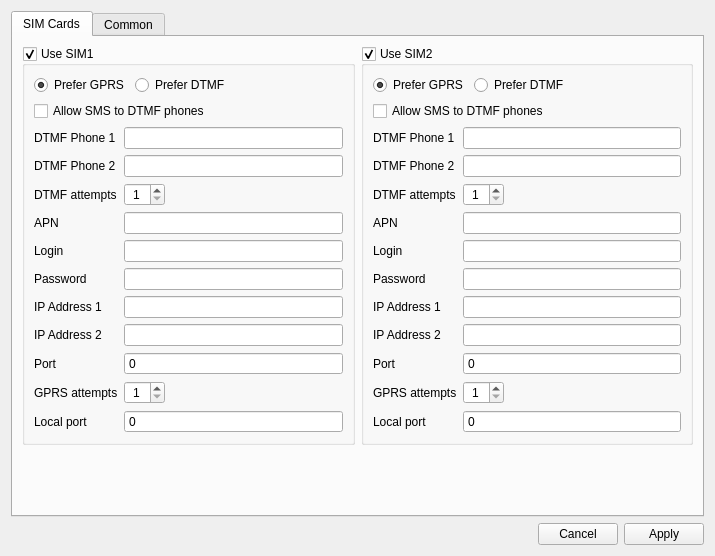
<?xml version="1.0" encoding="UTF-8"?>
<ui version="4.0">
 <class>CommonSettingsManager</class>
 <widget class="QWidget" name="CommonSettingsManager">
  <property name="geometry">
   <rect>
    <x>0</x>
    <y>0</y>
    <width>715</width>
    <height>556</height>
   </rect>
  </property>
  <property name="windowTitle">
   <string>Form</string>
  </property>
  <layout class="QGridLayout" name="gridLayout_2">
   <item row="1" column="0">
    <widget class="QDialogButtonBox" name="buttonBox">
     <property name="standardButtons">
      <set>QDialogButtonBox::Apply|QDialogButtonBox::Cancel</set>
     </property>
    </widget>
   </item>
   <item row="0" column="0">
    <widget class="QTabWidget" name="tabWidget_2">
     <property name="currentIndex">
      <number>0</number>
     </property>
     <widget class="QWidget" name="subtab1_sim1">
      <attribute name="title">
       <string>SIM Cards</string>
      </attribute>
      <layout class="QGridLayout" name="gridLayout_5">
       <item row="0" column="1">
        <widget class="QGroupBox" name="groupBox_sim2">
         <property name="sizePolicy">
          <sizepolicy hsizetype="Preferred" vsizetype="Preferred">
           <horstretch>0</horstretch>
           <verstretch>0</verstretch>
          </sizepolicy>
         </property>
         <property name="title">
          <string>Use SIM2</string>
         </property>
         <property name="checkable">
          <bool>true</bool>
         </property>
         <layout class="QGridLayout" name="gridLayout_7">
          <property name="sizeConstraint">
           <enum>QLayout::SetDefaultConstraint</enum>
          </property>
          <item row="0" column="0">
           <layout class="QHBoxLayout" name="horizontalLayout_6">
            <item>
             <widget class="QRadioButton" name="rdbtn_sim2_prefer_GPRS">
              <property name="text">
               <string>Prefer GPRS</string>
              </property>
              <property name="checked">
               <bool>true</bool>
              </property>
             </widget>
            </item>
            <item>
             <widget class="QRadioButton" name="rdbtn_sim2_prefer_DTMF">
              <property name="text">
               <string>Prefer DTMF</string>
              </property>
             </widget>
            </item>
           </layout>
          </item>
          <item row="2" column="0" colspan="2">
           <layout class="QFormLayout" name="formLayout_2">
            <property name="fieldGrowthPolicy">
             <enum>QFormLayout::AllNonFixedFieldsGrow</enum>
            </property>
            <item row="0" column="0">
             <widget class="QLabel" name="label_10">
              <property name="minimumSize">
               <size>
                <width>75</width>
                <height>0</height>
               </size>
              </property>
              <property name="text">
               <string>DTMF Phone 1</string>
              </property>
             </widget>
            </item>
            <item row="0" column="1">
             <layout class="QHBoxLayout" name="horizontalLayout_14">
              <item>
               <widget class="QLineEdit" name="le_dtmf_phone1_2">
                <property name="text">
                 <string/>
                </property>
               </widget>
              </item>
             </layout>
            </item>
            <item row="1" column="0">
             <widget class="QLabel" name="label_9">
              <property name="minimumSize">
               <size>
                <width>75</width>
                <height>0</height>
               </size>
              </property>
              <property name="text">
               <string>DTMF Phone 2</string>
              </property>
             </widget>
            </item>
            <item row="1" column="1">
             <layout class="QHBoxLayout" name="horizontalLayout_15">
              <item>
               <widget class="QLineEdit" name="le_dtmf_phone2_2">
                <property name="text">
                 <string/>
                </property>
               </widget>
              </item>
             </layout>
            </item>
            <item row="2" column="0">
             <widget class="QLabel" name="label_8">
              <property name="minimumSize">
               <size>
                <width>75</width>
                <height>0</height>
               </size>
              </property>
              <property name="text">
               <string>DTMF attempts</string>
              </property>
             </widget>
            </item>
            <item row="2" column="1">
             <layout class="QHBoxLayout" name="horizontalLayout_16">
              <item>
               <widget class="QSpinBox" name="spinBox_dtmf_attempts_2">
                <property name="alignment">
                 <set>Qt::AlignCenter</set>
                </property>
                <property name="buttonSymbols">
                 <enum>QAbstractSpinBox::UpDownArrows</enum>
                </property>
                <property name="minimum">
                 <number>1</number>
                </property>
               </widget>
              </item>
              <item>
               <spacer name="horizontalSpacer_6">
                <property name="orientation">
                 <enum>Qt::Horizontal</enum>
                </property>
                <property name="sizeHint" stdset="0">
                 <size>
                  <width>40</width>
                  <height>20</height>
                 </size>
                </property>
               </spacer>
              </item>
             </layout>
            </item>
            <item row="6" column="0">
             <widget class="QLabel" name="label_11">
              <property name="minimumSize">
               <size>
                <width>75</width>
                <height>0</height>
               </size>
              </property>
              <property name="text">
               <string>IP Address 1</string>
              </property>
             </widget>
            </item>
            <item row="6" column="1">
             <layout class="QHBoxLayout" name="horizontalLayout_17">
              <item>
               <widget class="QLineEdit" name="le_ip1_2"/>
              </item>
             </layout>
            </item>
            <item row="7" column="0">
             <widget class="QLabel" name="label_12">
              <property name="minimumSize">
               <size>
                <width>75</width>
                <height>0</height>
               </size>
              </property>
              <property name="text">
               <string>IP Address 2</string>
              </property>
             </widget>
            </item>
            <item row="7" column="1">
             <layout class="QHBoxLayout" name="horizontalLayout_18">
              <item>
               <widget class="QLineEdit" name="le_ip2_2"/>
              </item>
             </layout>
            </item>
            <item row="9" column="0">
             <widget class="QLabel" name="label_13">
              <property name="minimumSize">
               <size>
                <width>75</width>
                <height>0</height>
               </size>
              </property>
              <property name="text">
               <string>GPRS attempts</string>
              </property>
             </widget>
            </item>
            <item row="9" column="1">
             <layout class="QHBoxLayout" name="horizontalLayout_19">
              <item>
               <widget class="QSpinBox" name="spinBox_gprs_attempts_2">
                <property name="alignment">
                 <set>Qt::AlignCenter</set>
                </property>
                <property name="buttonSymbols">
                 <enum>QAbstractSpinBox::UpDownArrows</enum>
                </property>
                <property name="minimum">
                 <number>1</number>
                </property>
               </widget>
              </item>
              <item>
               <spacer name="horizontalSpacer_7">
                <property name="orientation">
                 <enum>Qt::Horizontal</enum>
                </property>
                <property name="sizeHint" stdset="0">
                 <size>
                  <width>40</width>
                  <height>20</height>
                 </size>
                </property>
               </spacer>
              </item>
             </layout>
            </item>
            <item row="3" column="1">
             <layout class="QHBoxLayout" name="horizontalLayout_23">
              <item>
               <widget class="QLineEdit" name="le_apn_2"/>
              </item>
             </layout>
            </item>
            <item row="8" column="1">
             <layout class="QHBoxLayout" name="horizontalLayout_24">
              <item>
               <widget class="QSpinBox" name="spinBox_port_sim2">
                <property name="buttonSymbols">
                 <enum>QAbstractSpinBox::NoButtons</enum>
                </property>
                <property name="accelerated">
                 <bool>true</bool>
                </property>
                <property name="maximum">
                 <number>65535</number>
                </property>
               </widget>
              </item>
             </layout>
            </item>
            <item row="8" column="0">
             <widget class="QLabel" name="label_16">
              <property name="minimumSize">
               <size>
                <width>75</width>
                <height>0</height>
               </size>
              </property>
              <property name="text">
               <string>Port</string>
              </property>
             </widget>
            </item>
            <item row="3" column="0">
             <widget class="QLabel" name="label_17">
              <property name="minimumSize">
               <size>
                <width>75</width>
                <height>0</height>
               </size>
              </property>
              <property name="text">
               <string>APN</string>
              </property>
             </widget>
            </item>
            <item row="4" column="1">
             <layout class="QHBoxLayout" name="horizontalLayout_28">
              <item>
               <widget class="QLineEdit" name="le_login_sim2"/>
              </item>
             </layout>
            </item>
            <item row="5" column="1">
             <layout class="QHBoxLayout" name="horizontalLayout_29">
              <item>
               <widget class="QLineEdit" name="le_password_sim2"/>
              </item>
             </layout>
            </item>
            <item row="4" column="0">
             <widget class="QLabel" name="label_21">
              <property name="minimumSize">
               <size>
                <width>75</width>
                <height>0</height>
               </size>
              </property>
              <property name="text">
               <string>Login</string>
              </property>
             </widget>
            </item>
            <item row="5" column="0">
             <widget class="QLabel" name="label_22">
              <property name="minimumSize">
               <size>
                <width>75</width>
                <height>0</height>
               </size>
              </property>
              <property name="text">
               <string>Password</string>
              </property>
             </widget>
            </item>
            <item row="10" column="0">
             <widget class="QLabel" name="label_25">
              <property name="minimumSize">
               <size>
                <width>75</width>
                <height>0</height>
               </size>
              </property>
              <property name="text">
               <string>Local port</string>
              </property>
             </widget>
            </item>
            <item row="10" column="1">
             <layout class="QHBoxLayout" name="horizontalLayout_31">
              <item>
               <widget class="QSpinBox" name="spinBox_localport_sim2">
                <property name="buttonSymbols">
                 <enum>QAbstractSpinBox::NoButtons</enum>
                </property>
                <property name="accelerated">
                 <bool>true</bool>
                </property>
                <property name="maximum">
                 <number>65535</number>
                </property>
               </widget>
              </item>
             </layout>
            </item>
           </layout>
          </item>
          <item row="1" column="0">
           <widget class="QCheckBox" name="chbx_sim2_allow_SMS">
            <property name="text">
             <string>Allow SMS to DTMF phones</string>
            </property>
           </widget>
          </item>
          <item row="0" column="1">
           <spacer name="horizontalSpacer_9">
            <property name="orientation">
             <enum>Qt::Horizontal</enum>
            </property>
            <property name="sizeHint" stdset="0">
             <size>
              <width>0</width>
              <height>0</height>
             </size>
            </property>
           </spacer>
          </item>
         </layout>
        </widget>
       </item>
       <item row="0" column="0">
        <widget class="QGroupBox" name="groupBox_sim1">
         <property name="title">
          <string>Use SIM1</string>
         </property>
         <property name="checkable">
          <bool>true</bool>
         </property>
         <layout class="QGridLayout" name="gridLayout_9">
          <property name="sizeConstraint">
           <enum>QLayout::SetDefaultConstraint</enum>
          </property>
          <item row="0" column="0">
           <layout class="QHBoxLayout" name="horizontalLayout_5">
            <item>
             <widget class="QRadioButton" name="rdbtn_sim1_prefer_GPRS">
              <property name="text">
               <string>Prefer GPRS</string>
              </property>
              <property name="checked">
               <bool>true</bool>
              </property>
             </widget>
            </item>
            <item>
             <widget class="QRadioButton" name="rdbtn_sim1_prefer_DTMF">
              <property name="text">
               <string>Prefer DTMF</string>
              </property>
             </widget>
            </item>
           </layout>
          </item>
          <item row="0" column="1">
           <spacer name="horizontalSpacer_8">
            <property name="orientation">
             <enum>Qt::Horizontal</enum>
            </property>
            <property name="sizeHint" stdset="0">
             <size>
              <width>0</width>
              <height>0</height>
             </size>
            </property>
           </spacer>
          </item>
          <item row="2" column="0" colspan="2">
           <layout class="QFormLayout" name="formLayout">
            <property name="sizeConstraint">
             <enum>QLayout::SetDefaultConstraint</enum>
            </property>
            <property name="fieldGrowthPolicy">
             <enum>QFormLayout::AllNonFixedFieldsGrow</enum>
            </property>
            <item row="0" column="0">
             <widget class="QLabel" name="label_2">
              <property name="minimumSize">
               <size>
                <width>75</width>
                <height>0</height>
               </size>
              </property>
              <property name="text">
               <string>DTMF Phone 1</string>
              </property>
             </widget>
            </item>
            <item row="0" column="1">
             <layout class="QHBoxLayout" name="horizontalLayout_8">
              <item>
               <widget class="QLineEdit" name="le_dtmf_phone1">
                <property name="text">
                 <string/>
                </property>
               </widget>
              </item>
             </layout>
            </item>
            <item row="1" column="0">
             <widget class="QLabel" name="label_3">
              <property name="minimumSize">
               <size>
                <width>75</width>
                <height>0</height>
               </size>
              </property>
              <property name="text">
               <string>DTMF Phone 2</string>
              </property>
             </widget>
            </item>
            <item row="1" column="1">
             <layout class="QHBoxLayout" name="horizontalLayout_9">
              <item>
               <widget class="QLineEdit" name="le_dtmf_phone2">
                <property name="text">
                 <string/>
                </property>
               </widget>
              </item>
             </layout>
            </item>
            <item row="2" column="0">
             <widget class="QLabel" name="label_7">
              <property name="minimumSize">
               <size>
                <width>75</width>
                <height>0</height>
               </size>
              </property>
              <property name="text">
               <string>DTMF attempts</string>
              </property>
             </widget>
            </item>
            <item row="2" column="1">
             <layout class="QHBoxLayout" name="horizontalLayout_10">
              <item>
               <widget class="QSpinBox" name="spinBox_dtmf_attempts">
                <property name="alignment">
                 <set>Qt::AlignCenter</set>
                </property>
                <property name="buttonSymbols">
                 <enum>QAbstractSpinBox::UpDownArrows</enum>
                </property>
                <property name="minimum">
                 <number>1</number>
                </property>
               </widget>
              </item>
              <item>
               <spacer name="horizontalSpacer_4">
                <property name="orientation">
                 <enum>Qt::Horizontal</enum>
                </property>
                <property name="sizeHint" stdset="0">
                 <size>
                  <width>40</width>
                  <height>20</height>
                 </size>
                </property>
               </spacer>
              </item>
             </layout>
            </item>
            <item row="3" column="0">
             <widget class="QLabel" name="label_14">
              <property name="minimumSize">
               <size>
                <width>75</width>
                <height>0</height>
               </size>
              </property>
              <property name="text">
               <string>APN</string>
              </property>
             </widget>
            </item>
            <item row="3" column="1">
             <layout class="QHBoxLayout" name="horizontalLayout_20">
              <item>
               <widget class="QLineEdit" name="le_apn_1"/>
              </item>
             </layout>
            </item>
            <item row="4" column="0">
             <widget class="QLabel" name="label_19">
              <property name="minimumSize">
               <size>
                <width>75</width>
                <height>0</height>
               </size>
              </property>
              <property name="text">
               <string>Login</string>
              </property>
             </widget>
            </item>
            <item row="4" column="1">
             <layout class="QHBoxLayout" name="horizontalLayout_26">
              <item>
               <widget class="QLineEdit" name="le_login_sim1"/>
              </item>
             </layout>
            </item>
            <item row="5" column="0">
             <widget class="QLabel" name="label_20">
              <property name="minimumSize">
               <size>
                <width>75</width>
                <height>0</height>
               </size>
              </property>
              <property name="text">
               <string>Password</string>
              </property>
             </widget>
            </item>
            <item row="5" column="1">
             <layout class="QHBoxLayout" name="horizontalLayout_27">
              <item>
               <widget class="QLineEdit" name="le_password_sim1"/>
              </item>
             </layout>
            </item>
            <item row="6" column="0">
             <widget class="QLabel" name="label_4">
              <property name="minimumSize">
               <size>
                <width>75</width>
                <height>0</height>
               </size>
              </property>
              <property name="text">
               <string>IP Address 1</string>
              </property>
             </widget>
            </item>
            <item row="6" column="1">
             <layout class="QHBoxLayout" name="horizontalLayout_11">
              <item>
               <widget class="QLineEdit" name="le_ip1"/>
              </item>
             </layout>
            </item>
            <item row="7" column="0">
             <widget class="QLabel" name="label_5">
              <property name="minimumSize">
               <size>
                <width>75</width>
                <height>0</height>
               </size>
              </property>
              <property name="text">
               <string>IP Address 2</string>
              </property>
             </widget>
            </item>
            <item row="7" column="1">
             <layout class="QHBoxLayout" name="horizontalLayout_12">
              <item>
               <widget class="QLineEdit" name="le_ip2"/>
              </item>
             </layout>
            </item>
            <item row="8" column="0">
             <widget class="QLabel" name="label_15">
              <property name="minimumSize">
               <size>
                <width>75</width>
                <height>0</height>
               </size>
              </property>
              <property name="text">
               <string>Port</string>
              </property>
             </widget>
            </item>
            <item row="8" column="1">
             <layout class="QHBoxLayout" name="horizontalLayout_21">
              <item>
               <widget class="QSpinBox" name="spinBox_port_sim1">
                <property name="buttonSymbols">
                 <enum>QAbstractSpinBox::NoButtons</enum>
                </property>
                <property name="accelerated">
                 <bool>true</bool>
                </property>
                <property name="maximum">
                 <number>65535</number>
                </property>
               </widget>
              </item>
             </layout>
            </item>
            <item row="9" column="0">
             <widget class="QLabel" name="label_6">
              <property name="minimumSize">
               <size>
                <width>75</width>
                <height>0</height>
               </size>
              </property>
              <property name="text">
               <string>GPRS attempts</string>
              </property>
             </widget>
            </item>
            <item row="9" column="1">
             <layout class="QHBoxLayout" name="horizontalLayout_13">
              <item>
               <widget class="QSpinBox" name="spinBox_gprs_attempts">
                <property name="alignment">
                 <set>Qt::AlignCenter</set>
                </property>
                <property name="buttonSymbols">
                 <enum>QAbstractSpinBox::UpDownArrows</enum>
                </property>
                <property name="minimum">
                 <number>1</number>
                </property>
               </widget>
              </item>
              <item>
               <spacer name="horizontalSpacer_5">
                <property name="orientation">
                 <enum>Qt::Horizontal</enum>
                </property>
                <property name="sizeHint" stdset="0">
                 <size>
                  <width>40</width>
                  <height>20</height>
                 </size>
                </property>
               </spacer>
              </item>
             </layout>
            </item>
            <item row="10" column="0">
             <widget class="QLabel" name="label_24">
              <property name="minimumSize">
               <size>
                <width>75</width>
                <height>0</height>
               </size>
              </property>
              <property name="text">
               <string>Local port</string>
              </property>
             </widget>
            </item>
            <item row="10" column="1">
             <layout class="QHBoxLayout" name="horizontalLayout_30">
              <item>
               <widget class="QSpinBox" name="spinBox_localport_sim1">
                <property name="buttonSymbols">
                 <enum>QAbstractSpinBox::NoButtons</enum>
                </property>
                <property name="accelerated">
                 <bool>true</bool>
                </property>
                <property name="maximum">
                 <number>65535</number>
                </property>
               </widget>
              </item>
             </layout>
            </item>
           </layout>
          </item>
          <item row="1" column="0">
           <widget class="QCheckBox" name="chbx_sim1_allow_SMS">
            <property name="text">
             <string>Allow SMS to DTMF phones</string>
            </property>
           </widget>
          </item>
         </layout>
        </widget>
       </item>
       <item row="1" column="0">
        <spacer name="verticalSpacer_3">
         <property name="orientation">
          <enum>Qt::Vertical</enum>
         </property>
         <property name="sizeHint" stdset="0">
          <size>
           <width>0</width>
           <height>0</height>
          </size>
         </property>
        </spacer>
       </item>
      </layout>
     </widget>
     <widget class="QWidget" name="subtab1_common">
      <attribute name="title">
       <string>Common</string>
      </attribute>
      <layout class="QGridLayout" name="gridLayout" rowstretch="0,0" columnstretch="0,0">
       <item row="0" column="1">
        <widget class="QGroupBox" name="groupBox_auxSMS">
         <property name="sizePolicy">
          <sizepolicy hsizetype="Preferred" vsizetype="Preferred">
           <horstretch>0</horstretch>
           <verstretch>0</verstretch>
          </sizepolicy>
         </property>
         <property name="title">
          <string>Aux phones</string>
         </property>
         <layout class="QGridLayout" name="gridLayout_6">
          <property name="sizeConstraint">
           <enum>QLayout::SetDefaultConstraint</enum>
          </property>
          <item row="0" column="0">
           <widget class="QLineEdit" name="le_aux_phone_1"/>
          </item>
          <item row="1" column="2">
           <widget class="QCheckBox" name="chbx_aux_phone2_sim2">
            <property name="text">
             <string>SIM2</string>
            </property>
           </widget>
          </item>
          <item row="0" column="2">
           <widget class="QCheckBox" name="chbx_aux_phone1_sim2">
            <property name="text">
             <string>SIM2</string>
            </property>
           </widget>
          </item>
          <item row="0" column="1">
           <widget class="QCheckBox" name="chbx_aux_phone1_sim1">
            <property name="text">
             <string>SIM1</string>
            </property>
           </widget>
          </item>
          <item row="2" column="1">
           <widget class="QCheckBox" name="chbx_aux_phone3_sim1">
            <property name="text">
             <string>SIM1</string>
            </property>
           </widget>
          </item>
          <item row="4" column="2">
           <widget class="QCheckBox" name="chbx_aux_phone5_sim2">
            <property name="text">
             <string>SIM2</string>
            </property>
           </widget>
          </item>
          <item row="2" column="2">
           <widget class="QCheckBox" name="chbx_aux_phone3_sim2">
            <property name="text">
             <string>SIM2</string>
            </property>
           </widget>
          </item>
          <item row="3" column="0">
           <widget class="QLineEdit" name="le_aux_phone_4"/>
          </item>
          <item row="1" column="0">
           <widget class="QLineEdit" name="le_aux_phone_2"/>
          </item>
          <item row="3" column="1">
           <widget class="QCheckBox" name="chbx_aux_phone4_sim1">
            <property name="text">
             <string>SIM1</string>
            </property>
           </widget>
          </item>
          <item row="1" column="1">
           <widget class="QCheckBox" name="chbx_aux_phone2_sim1">
            <property name="text">
             <string>SIM1</string>
            </property>
           </widget>
          </item>
          <item row="4" column="0">
           <widget class="QLineEdit" name="le_aux_phone_5"/>
          </item>
          <item row="3" column="2">
           <widget class="QCheckBox" name="chbx_aux_phone4_sim2">
            <property name="text">
             <string>SIM2</string>
            </property>
           </widget>
          </item>
          <item row="4" column="1">
           <widget class="QCheckBox" name="chbx_aux_phone5_sim1">
            <property name="text">
             <string>SIM1</string>
            </property>
           </widget>
          </item>
          <item row="2" column="0">
           <widget class="QLineEdit" name="le_aux_phone_3"/>
          </item>
         </layout>
        </widget>
       </item>
       <item row="0" column="0">
        <widget class="QGroupBox" name="groupBox">
         <property name="sizePolicy">
          <sizepolicy hsizetype="Preferred" vsizetype="Preferred">
           <horstretch>0</horstretch>
           <verstretch>0</verstretch>
          </sizepolicy>
         </property>
         <property name="title">
          <string>General</string>
         </property>
         <layout class="QGridLayout" name="gridLayout_3">
          <item row="4" column="0">
           <spacer name="verticalSpacer_2">
            <property name="orientation">
             <enum>Qt::Vertical</enum>
            </property>
            <property name="sizeType">
             <enum>QSizePolicy::Expanding</enum>
            </property>
            <property name="sizeHint" stdset="0">
             <size>
              <width>1</width>
              <height>1</height>
             </size>
            </property>
           </spacer>
          </item>
          <item row="1" column="0">
           <layout class="QGridLayout" name="gridLayout_4">
            <property name="sizeConstraint">
             <enum>QLayout::SetDefaultConstraint</enum>
            </property>
            <item row="0" column="0">
             <widget class="QLabel" name="label_18">
              <property name="sizePolicy">
               <sizepolicy hsizetype="Maximum" vsizetype="Fixed">
                <horstretch>0</horstretch>
                <verstretch>0</verstretch>
               </sizepolicy>
              </property>
              <property name="minimumSize">
               <size>
                <width>75</width>
                <height>0</height>
               </size>
              </property>
              <property name="text">
               <string>Entry delay, sec</string>
              </property>
              <property name="alignment">
               <set>Qt::AlignLeading|Qt::AlignLeft|Qt::AlignVCenter</set>
              </property>
              <property name="margin">
               <number>0</number>
              </property>
             </widget>
            </item>
            <item row="0" column="1">
             <widget class="QSpinBox" name="spinBox_entry_delay">
              <property name="sizePolicy">
               <sizepolicy hsizetype="Preferred" vsizetype="Fixed">
                <horstretch>0</horstretch>
                <verstretch>0</verstretch>
               </sizepolicy>
              </property>
              <property name="buttonSymbols">
               <enum>QAbstractSpinBox::NoButtons</enum>
              </property>
              <property name="accelerated">
               <bool>true</bool>
              </property>
              <property name="maximum">
               <number>3600</number>
              </property>
             </widget>
            </item>
            <item row="1" column="0">
             <widget class="QLabel" name="label_28">
              <property name="sizePolicy">
               <sizepolicy hsizetype="Maximum" vsizetype="Fixed">
                <horstretch>0</horstretch>
                <verstretch>0</verstretch>
               </sizepolicy>
              </property>
              <property name="minimumSize">
               <size>
                <width>75</width>
                <height>0</height>
               </size>
              </property>
              <property name="text">
               <string>Arming delay, sec</string>
              </property>
              <property name="alignment">
               <set>Qt::AlignLeading|Qt::AlignLeft|Qt::AlignVCenter</set>
              </property>
              <property name="margin">
               <number>0</number>
              </property>
             </widget>
            </item>
            <item row="1" column="1">
             <widget class="QSpinBox" name="spinBox_arming_delay">
              <property name="sizePolicy">
               <sizepolicy hsizetype="Preferred" vsizetype="Fixed">
                <horstretch>0</horstretch>
                <verstretch>0</verstretch>
               </sizepolicy>
              </property>
              <property name="buttonSymbols">
               <enum>QAbstractSpinBox::NoButtons</enum>
              </property>
              <property name="accelerated">
               <bool>true</bool>
              </property>
              <property name="maximum">
               <number>3600</number>
              </property>
             </widget>
            </item>
           </layout>
          </item>
          <item row="0" column="0">
           <layout class="QHBoxLayout" name="horizontalLayout_4">
            <property name="sizeConstraint">
             <enum>QLayout::SetDefaultConstraint</enum>
            </property>
            <item>
             <widget class="QLabel" name="label">
              <property name="minimumSize">
               <size>
                <width>75</width>
                <height>0</height>
               </size>
              </property>
              <property name="text">
               <string>Codec</string>
              </property>
              <property name="alignment">
               <set>Qt::AlignLeading|Qt::AlignLeft|Qt::AlignVCenter</set>
              </property>
              <property name="margin">
               <number>0</number>
              </property>
             </widget>
            </item>
            <item>
             <widget class="QComboBox" name="cmbox_codec">
              <property name="sizePolicy">
               <sizepolicy hsizetype="Preferred" vsizetype="Fixed">
                <horstretch>0</horstretch>
                <verstretch>0</verstretch>
               </sizepolicy>
              </property>
             </widget>
            </item>
           </layout>
          </item>
          <item row="2" column="0">
           <layout class="QHBoxLayout" name="horizontalLayout_7">
            <property name="sizeConstraint">
             <enum>QLayout::SetDefaultConstraint</enum>
            </property>
            <item>
             <widget class="QLabel" name="label_23">
              <property name="sizePolicy">
               <sizepolicy hsizetype="Maximum" vsizetype="Fixed">
                <horstretch>0</horstretch>
                <verstretch>0</verstretch>
               </sizepolicy>
              </property>
              <property name="minimumSize">
               <size>
                <width>75</width>
                <height>0</height>
               </size>
              </property>
              <property name="text">
               <string>Debug level</string>
              </property>
              <property name="alignment">
               <set>Qt::AlignLeading|Qt::AlignLeft|Qt::AlignVCenter</set>
              </property>
              <property name="margin">
               <number>0</number>
              </property>
             </widget>
            </item>
            <item>
             <widget class="QComboBox" name="cmbox_debugLevel">
              <property name="sizePolicy">
               <sizepolicy hsizetype="Preferred" vsizetype="Fixed">
                <horstretch>0</horstretch>
                <verstretch>0</verstretch>
               </sizepolicy>
              </property>
             </widget>
            </item>
           </layout>
          </item>
          <item row="3" column="0">
           <layout class="QHBoxLayout" name="horizontalLayout_22">
            <property name="sizeConstraint">
             <enum>QLayout::SetDefaultConstraint</enum>
            </property>
            <item>
             <widget class="QLabel" name="label_26">
              <property name="sizePolicy">
               <sizepolicy hsizetype="Maximum" vsizetype="Fixed">
                <horstretch>0</horstretch>
                <verstretch>0</verstretch>
               </sizepolicy>
              </property>
              <property name="minimumSize">
               <size>
                <width>75</width>
                <height>0</height>
               </size>
              </property>
              <property name="text">
               <string>DTMF Tx rate</string>
              </property>
              <property name="alignment">
               <set>Qt::AlignLeading|Qt::AlignLeft|Qt::AlignVCenter</set>
              </property>
              <property name="margin">
               <number>0</number>
              </property>
             </widget>
            </item>
            <item>
             <widget class="QComboBox" name="cmbox_dtmfTxRate">
              <property name="sizePolicy">
               <sizepolicy hsizetype="Preferred" vsizetype="Fixed">
                <horstretch>0</horstretch>
                <verstretch>0</verstretch>
               </sizepolicy>
              </property>
             </widget>
            </item>
           </layout>
          </item>
         </layout>
        </widget>
       </item>
       <item row="1" column="0">
        <spacer name="verticalSpacer">
         <property name="orientation">
          <enum>Qt::Vertical</enum>
         </property>
         <property name="sizeHint" stdset="0">
          <size>
           <width>1</width>
           <height>1</height>
          </size>
         </property>
        </spacer>
       </item>
      </layout>
     </widget>
    </widget>
   </item>
  </layout>
 </widget>
 <tabstops>
  <tabstop>tabWidget_2</tabstop>
  <tabstop>groupBox_sim1</tabstop>
  <tabstop>rdbtn_sim1_prefer_GPRS</tabstop>
  <tabstop>rdbtn_sim1_prefer_DTMF</tabstop>
  <tabstop>chbx_sim1_allow_SMS</tabstop>
  <tabstop>le_dtmf_phone1</tabstop>
  <tabstop>le_dtmf_phone2</tabstop>
  <tabstop>spinBox_dtmf_attempts</tabstop>
  <tabstop>le_apn_1</tabstop>
  <tabstop>le_login_sim1</tabstop>
  <tabstop>le_password_sim1</tabstop>
  <tabstop>le_ip1</tabstop>
  <tabstop>le_ip2</tabstop>
  <tabstop>spinBox_port_sim1</tabstop>
  <tabstop>spinBox_gprs_attempts</tabstop>
  <tabstop>spinBox_localport_sim1</tabstop>
  <tabstop>groupBox_sim2</tabstop>
  <tabstop>rdbtn_sim2_prefer_GPRS</tabstop>
  <tabstop>rdbtn_sim2_prefer_DTMF</tabstop>
  <tabstop>chbx_sim2_allow_SMS</tabstop>
  <tabstop>le_dtmf_phone1_2</tabstop>
  <tabstop>le_dtmf_phone2_2</tabstop>
  <tabstop>spinBox_dtmf_attempts_2</tabstop>
  <tabstop>le_apn_2</tabstop>
  <tabstop>le_login_sim2</tabstop>
  <tabstop>le_password_sim2</tabstop>
  <tabstop>le_ip1_2</tabstop>
  <tabstop>le_ip2_2</tabstop>
  <tabstop>spinBox_port_sim2</tabstop>
  <tabstop>spinBox_gprs_attempts_2</tabstop>
  <tabstop>spinBox_localport_sim2</tabstop>
  <tabstop>cmbox_codec</tabstop>
  <tabstop>spinBox_entry_delay</tabstop>
  <tabstop>spinBox_arming_delay</tabstop>
  <tabstop>cmbox_debugLevel</tabstop>
  <tabstop>cmbox_dtmfTxRate</tabstop>
  <tabstop>le_aux_phone_1</tabstop>
  <tabstop>chbx_aux_phone1_sim1</tabstop>
  <tabstop>chbx_aux_phone1_sim2</tabstop>
  <tabstop>le_aux_phone_2</tabstop>
  <tabstop>chbx_aux_phone2_sim1</tabstop>
  <tabstop>chbx_aux_phone2_sim2</tabstop>
  <tabstop>le_aux_phone_3</tabstop>
  <tabstop>chbx_aux_phone3_sim1</tabstop>
  <tabstop>chbx_aux_phone3_sim2</tabstop>
  <tabstop>le_aux_phone_4</tabstop>
  <tabstop>chbx_aux_phone4_sim1</tabstop>
  <tabstop>chbx_aux_phone4_sim2</tabstop>
  <tabstop>le_aux_phone_5</tabstop>
  <tabstop>chbx_aux_phone5_sim1</tabstop>
  <tabstop>chbx_aux_phone5_sim2</tabstop>
 </tabstops>
 <resources/>
 <connections/>
</ui>
